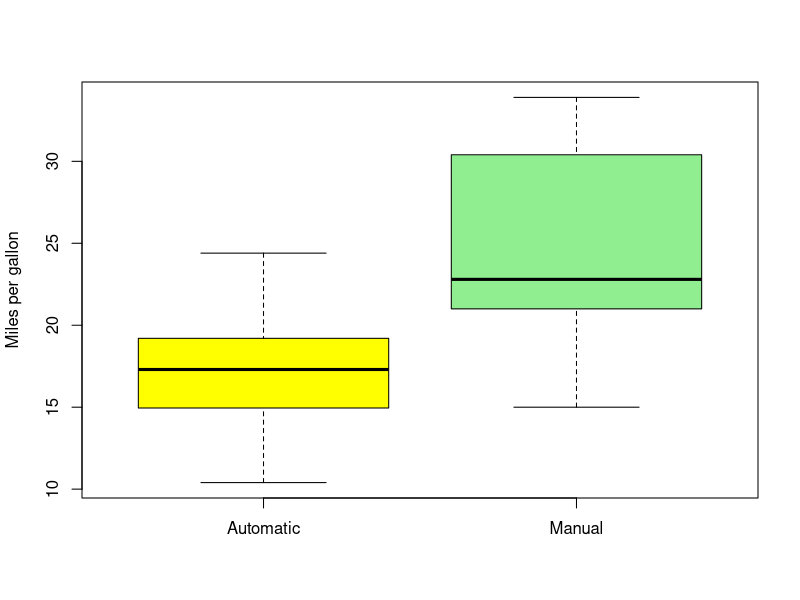
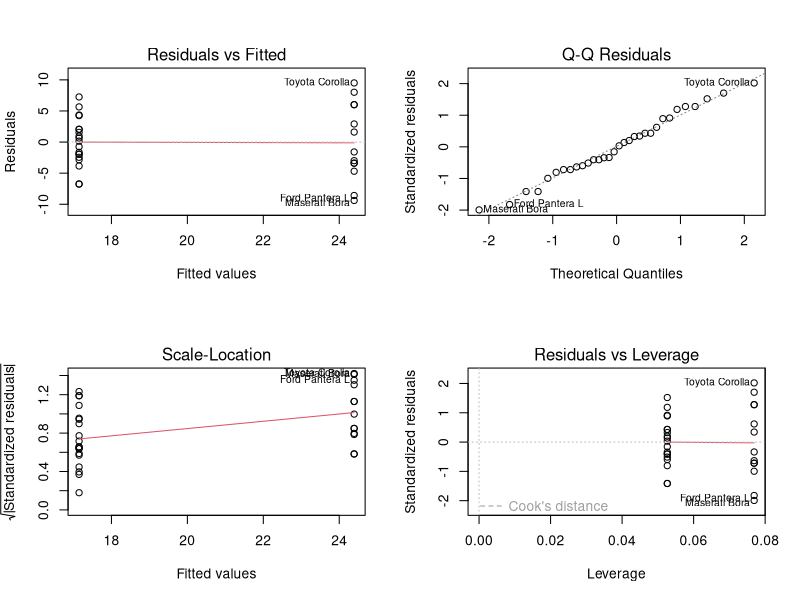

Recreate these plots in R, in order.
## ---- chunk 1
library(datasets)
library(dplyr)
data(mtcars)
autodata <- filter(mtcars, am == 0) #Cars with automatic transmission
autodata <- arrange(autodata, mpg)
manudata <- filter(mtcars, am == 1) #Cars with manual transmission
manudata <- arrange(manudata, mpg)
mtcars$am <- factor(mtcars$am)
coramcyl<-cor(as.numeric(mtcars$am),mtcars$cyl)
coramdisp<-cor(as.numeric(mtcars$am),mtcars$disp)
coramhp<-cor(as.numeric(mtcars$am),mtcars$hp)
coramdrat<-cor(as.numeric(mtcars$am),mtcars$drat)
coramwt<-cor(as.numeric(mtcars$am),mtcars$wt)
coramqsec<-cor(as.numeric(mtcars$am),mtcars$qsec)
coramvs<-cor(as.numeric(mtcars$am),mtcars$vs)
coramgear<-cor(as.numeric(mtcars$am),mtcars$gear)
coramcarb<-cor(as.numeric(mtcars$am),mtcars$carb)
## ---- chunk 2
head(mtcars,4)
## ---- chunk 3
fit <- lm(mpg~am-1,mtcars); summary(fit)$coef
## ---- chunk 4
mean(autodata$mpg); mean(manudata$mpg)
## ---- chunk 5
boxplot(autodata$mpg, manudata$mpg, 
        col=c("yellow","light green"), 
        names = c("Automatic","Manual"), 
        ylab = "Miles per gallon")
## ---- chunk 6
par(mfrow = c(2, 2))
plot(fit)
